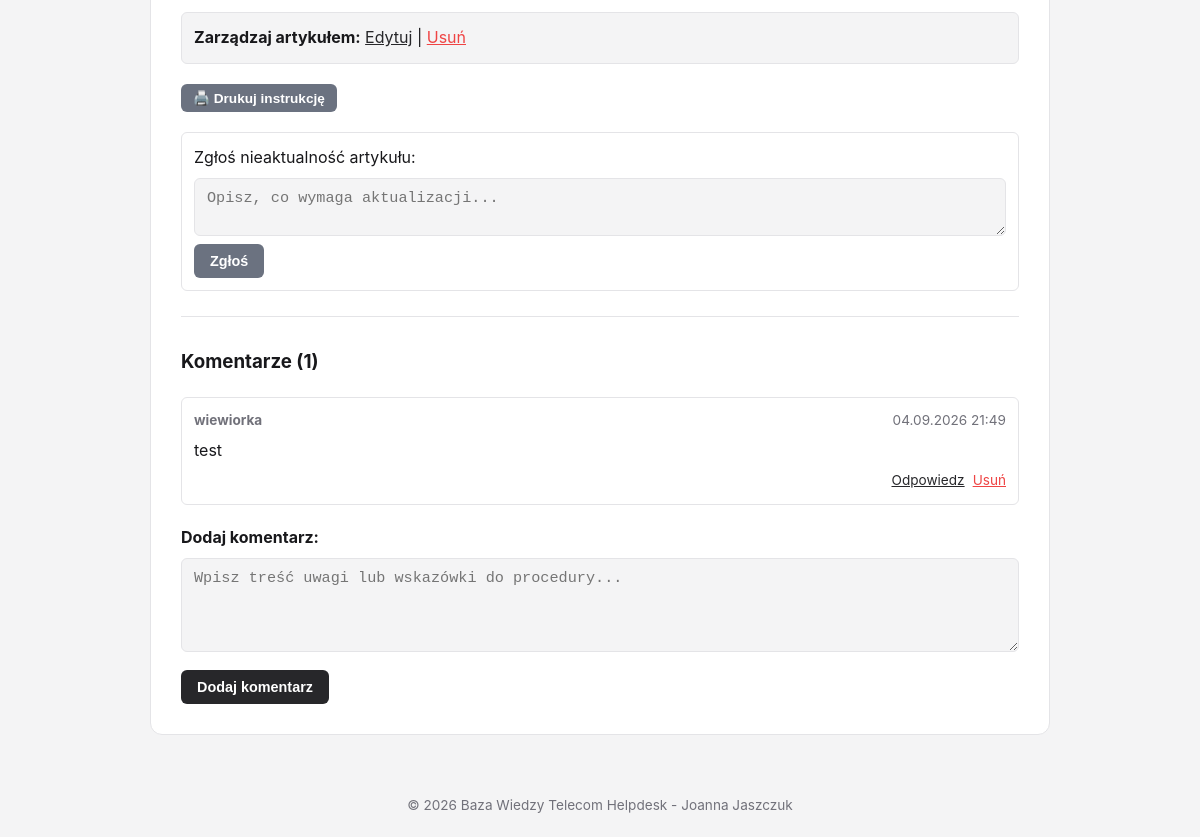
Page /article.php?id=13 (signed in, lower part) on the earlier database version.
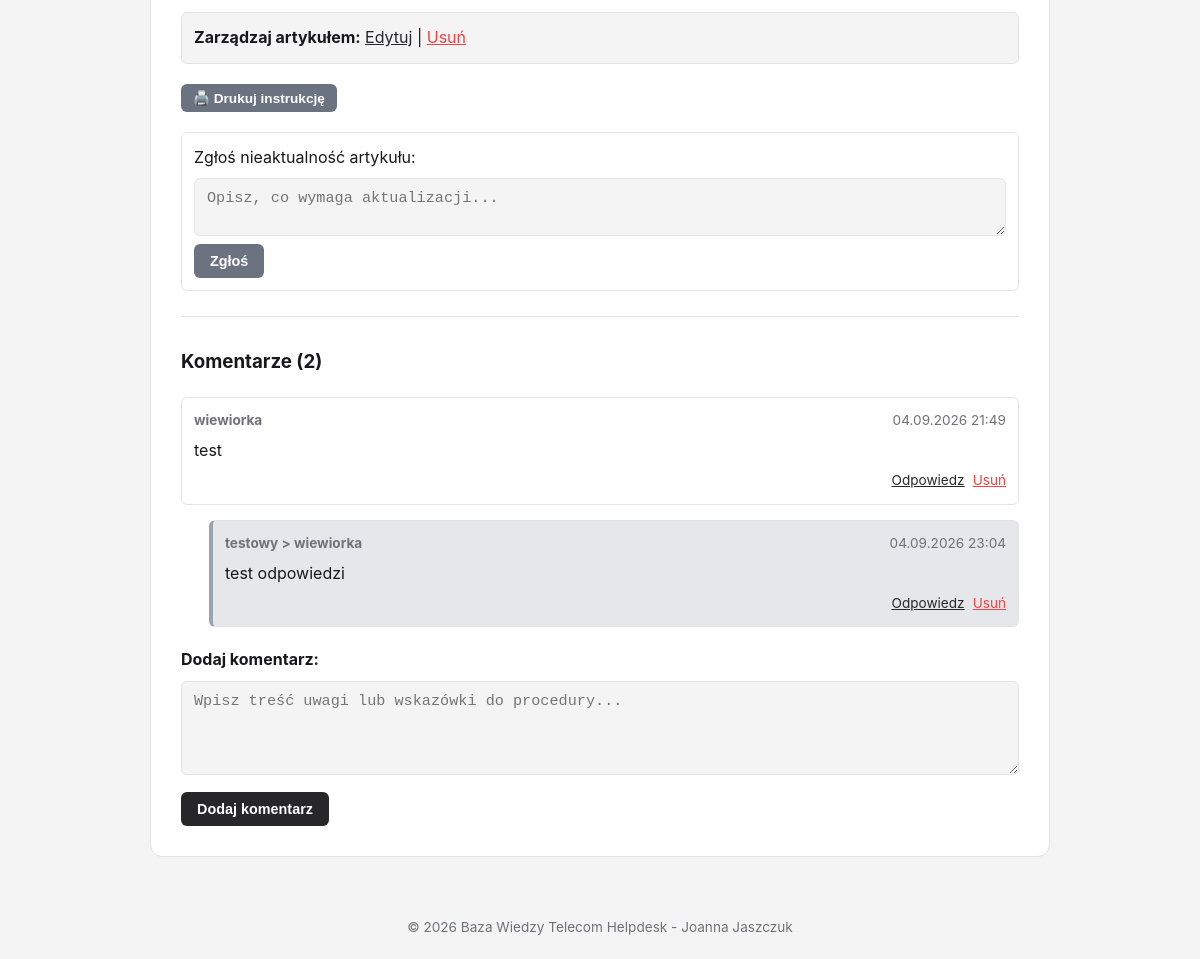
Same page on the later database version.
### tables this page shows
CREATE TABLE `comments` (
  `id` int(11) NOT NULL,
  `article_id` int(11) NOT NULL,
  `user_id` int(11) NOT NULL,
  `parent_comment_id` int(11) DEFAULT NULL,
  `content` text NOT NULL,
  `created_at` timestamp NOT NULL DEFAULT current_timestamp()
);

CREATE TABLE `users` (
  `id` int(11) NOT NULL,
  `username` varchar(50) NOT NULL,
  `password` varchar(255) NOT NULL,
  `role` varchar(20) NOT NULL DEFAULT 'user',
  `is_active` tinyint(1) NOT NULL DEFAULT 1,
  `created_at` timestamp NOT NULL DEFAULT current_timestamp()
);

### article.php (the view, shortened to what the changed rows need)
<?php
require_once 'includes/db.php';
$articleId = (int)($_GET['id'] ?? 0);
$stmt = $pdo->prepare("SELECT a.*, c.name AS category_name, u.username
                       FROM articles a
                       JOIN categories c ON a.category_id = c.id
                       JOIN users u ON a.user_id = u.id
                       WHERE a.id = ?");
$stmt->execute([$articleId]);
$article = $stmt->fetch();
$commentError = '';
$stmtComments = $pdo->prepare("SELECT c.*, u.username, parent_u.username AS parent_username
                              FROM comments c
                              JOIN users u ON c.user_id = u.id
                              LEFT JOIN comments parent_c ON parent_c.id = c.parent_comment_id
                              LEFT JOIN users parent_u ON parent_u.id = parent_c.user_id
                              WHERE c.article_id = ?
                              ORDER BY c.created_at ASC");
$stmtComments->execute([$articleId]);
$comments = $stmtComments->fetchAll();
$commentsByParent = [];
foreach ($comments as $comment) {
    $parentId = (int)($comment['parent_comment_id'] ?? 0);
    $commentsByParent[$parentId][] = $comment;
}
$orderedComments = [];
$appendComments = function (int $parentId) use (&$appendComments, &$orderedComments, $commentsByParent): void {
    foreach ($commentsByParent[$parentId] ?? [] as $comment) {
        $orderedComments[] = $comment;
    }
};
$comments = $orderedComments;
require_once 'includes/header.php';
?>
<article class="article-details">
    <section id="comments" class="comments-section" style="margin-top: 30px;">
        <h3>Komentarze (<?= count($comments) ?>)</h3>
        <div class="comments-list" style="margin: 20px 0; display: flex; flex-direction: column; gap: 15px;">
            <?php if (empty($comments)): ?>
                <p style="color: var(--text-muted);">Brak uwag do tej procedury. Bądź pierwszą osobą, która doda notatkę!</p>
            <?php else: ?>
                <?php foreach ($comments as $comment): ?>
                    <div id="comment-<?= $comment['id'] ?>" class="comment-item <?= !empty($comment['parent_comment_id']) ? 'comment-reply' : '' ?>" style="padding: 12px; border: 1px solid var(--border-color); border-radius: 6px; background: var(--bg-card, #fff);">
                        <?php $canEditComment = isset($_SESSION['user_id']) && (int)$_SESSION['user_id'] === (int)$comment['user_id']; ?>
                        <div class="comment-header">
                            <strong>
                                <?= htmlspecialchars($comment['username']) ?>
                                <?php if (!empty($comment['parent_username'])): ?>
                                    &gt; <?= htmlspecialchars($comment['parent_username']) ?>
                                <?php endif; ?>
                            </strong>
                            <span><?= date('d.m.Y H:i', strtotime($comment['created_at'])) ?></span>
                        </div>
                        <div style="line-height: 1.5;">
                            <?php if ($canEditComment && isset($_GET['edit_comment']) && (int)$_GET['edit_comment'] === (int)$comment['id']): ?>
                                <form method="POST" action="article.php?id=<?= $article['id'] ?>#comments">
                                    <input type="hidden" name="action" value="edit_comment">
                                    <input type="hidden" name="comment_id" value="<?= $comment['id'] ?>">
                                    <input type="hidden" name="csrf_token" value="<?= htmlspecialchars($_SESSION['csrf_token']) ?>">
                                    <?php if ($commentError && isset($_POST['comment_id']) && (int)$_POST['comment_id'] === (int)$comment['id']): ?>
                                        <p style="color: #ef4444;"><strong><?= htmlspecialchars($commentError) ?></strong></p>
                                    <?php endif; ?>
                                    <textarea name="comment_content" rows="3" style="width: 100%;" required><?= htmlspecialchars($comment['content']) ?></textarea>
                                    <button type="submit" style="margin-top: 8px;">Zapisz</button>
                                    <a href="article.php?id=<?= $article['id'] ?>#comments" style="margin-left: 8px;">Anuluj</a>
                                </form>
                            <?php else: ?>
                                <?= nl2br(htmlspecialchars($comment['content'])) ?>
                            <?php endif; ?>
                        </div>
                        <?php if (isset($_SESSION['user_id']) || $canEditComment || ($_SESSION['role'] ?? '') === 'admin'): ?>
                            <div class="comment-actions">
                                <?php if (isset($_SESSION['user_id'])): ?>
                                    <button type="button" class="comment-action reply-toggle" data-target="reply-form-<?= $comment['id'] ?>">Odpowiedz</button>
                                <?php endif; ?>
                                <?php if ($canEditComment || ($_SESSION['role'] ?? '') === 'admin'): ?>
                                    <form method="POST" action="article.php?id=<?= $article['id'] ?>" class="comment-delete-form">
                                        <button type="submit" class="comment-action comment-delete-button" onclick="return confirm('Usunąć ten komentarz?');">Usuń</button>
                                    </form>
                                <?php endif; ?>
                            </div>
                        <?php endif; ?>
                    </div>
                <?php endforeach; ?>
            <?php endif; ?>
        </div>
        <?php if (isset($_SESSION['user_id'])): ?>
            <form action="article.php?id=<?= $article['id'] ?>" method="POST" style="margin-top: 20px;">
                <div>
                    <label for="comment_content"><strong>Dodaj komentarz:</strong></label><br>
                </div>
                <button type="submit" style="margin-top: 10px;">Dodaj komentarz</button>
            </form>
        <?php else: ?>
            <p style="margin-top: 20px; color: var(--text-muted);"><a href="login.php">Zaloguj się</a>, aby dodać notatkę techniczną.</p>
        <?php endif; ?>
    </section>
</article>
<?php require_once 'includes/footer.php'; ?>

Differences in the rows shown:
added comments: user.username "testowy", users.username "wiewiorka", created_at "04.09.2026 23:04", content "test odpowiedzi"
Other differences:
count($comments): "1" → "2"
